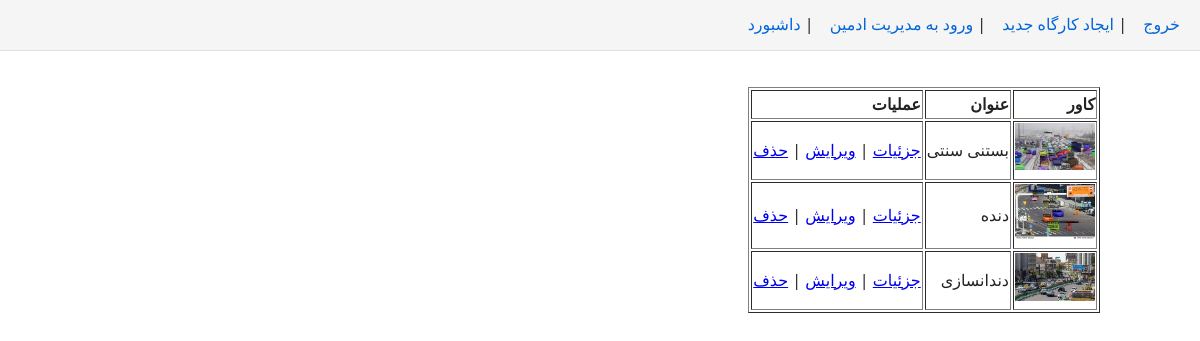
Before: /dashboard/ (signed in) with the older database file.
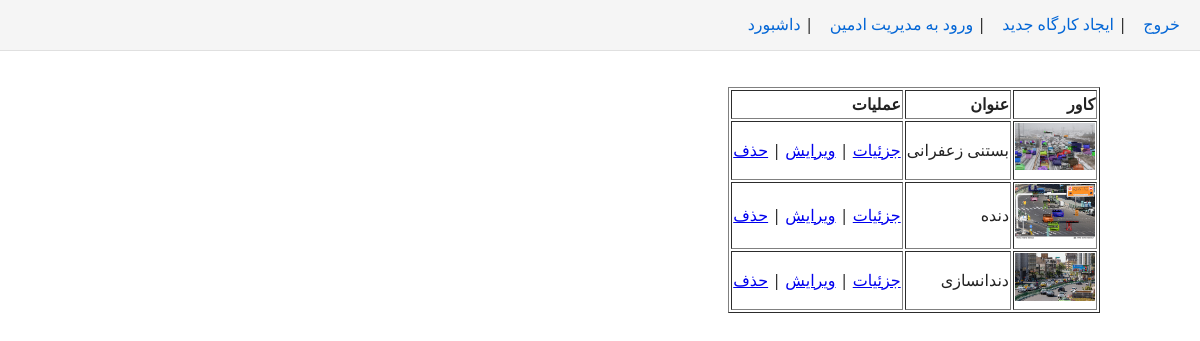
After: the same page with the newer database file.
### workshops/models.py (models this page shows, shortened)
class Workshop(models.Model):
    owner = models.ForeignKey(User, on_delete=models.CASCADE, related_name='workshops')
    name = models.CharField(max_length=255, verbose_name="نام کارگاه")
    description = models.TextField(verbose_name="توضیحات")
    cover_image = models.ImageField(upload_to='workshops/', null=True, blank=True)
    representative = models.CharField(max_length=255, verbose_name="نمایندگی")
    phone = models.CharField(max_length=20, verbose_name="شماره تماس")
    location = models.CharField(max_length=255, verbose_name="موقعیت کارگاه")
    product_type = models.CharField(max_length=255, verbose_name="نوع محصول")
    investment_needed = models.DecimalField(max_digits=12, decimal_places=2, verbose_name="سرمایه مورد نیاز")
    funded_percentage = models.DecimalField(max_digits=5, decimal_places=2, verbose_name="درصد تأمین شده", default=0)
    profit_percentage = models.DecimalField(max_digits=5, decimal_places=2, verbose_name="درصد سود")
    duration_months = models.IntegerField(verbose_name="مدت قرارداد (ماه)")
    contract_details = models.TextField(verbose_name="جزئیات قرارداد")

### backend/urls.py (the view)
# urls.py: path('dashboard/', dashboard_view, name='dashboard'),
@login_required
def dashboard_view(request):
    workshops = Workshop.objects.all()
    return render(request, 'dashboard.html', {'workshops': workshops})

### templates/dashboard.html (shortened to what this page needs)
{% extends "base.html" %}
{% block content %}
<table border="1">
    <thead>
        <tr>
            <th>کاور</th>
            <th>عنوان</th>
            <th>عملیات</th>
        </tr>
    </thead>
    <tbody>
        {% for workshop in workshops %}
        <tr>
            <td>
                {% if workshop.cover_image %}
                    <img src="{{ workshop.cover_image.url }}" width="80">
                {% else %}
                    بدون تصویر
                {% endif %}
            </td>
            <td>{{ workshop.name }}</td>
            <td>
                <a href="{% url 'workshop_detail' workshop.pk %}">جزئیات</a> |
                <a href="{% url 'workshop_edit' workshop.pk %}">ویرایش</a> |
                <a href="{% url 'workshop_delete' workshop.pk %}">حذف</a>
            </td>
        </tr>
        {% empty %}
        <tr><td colspan="3">هیچ کارگاهی وجود ندارد.</td></tr>
        {% endfor %}
    </tbody>
</table>
{% endblock %}

### templates/base.html (shortened to what this page needs)
<!DOCTYPE html>
<html lang="fa">
<head>
</head>
<body>
    <header>
        <nav>
            <a href="{% url 'logout' %}">خروج</a> |
            <a href="{% url 'workshop_create' %}">ایجاد کارگاه جدید</a> |
            <a href="/admin/">ورود به مدیریت ادمین</a> |
            <a href="{% url 'dashboard' %}">داشبورد</a>
        </nav>
    </header>
    <main class="container">
        {% block content %}{% endblock %}
    </main>
</body>
</html>

### templates/base.html (style rules this page uses)
:root { --main-font: "Vazir", "Tahoma", "Segoe UI", sans-serif; }
html, body { direction: rtl; text-align: right; font-family: var(--main-font); margin: 0; padding: 0; background: #fff; color: #222; line-height: 1.6; }
header { padding: 12px 20px; background: #f5f5f5; border-bottom: 1px solid #e0e0e0; }
nav a { margin-left: 12px; color: #0366d6; text-decoration: none; }
main { max-width: 1000px; margin: 20px auto; padding: 16px; }
.container { direction: rtl; text-align: right; }

Changed rows visible on the page:
changed Workshop: name "بستنی سنتی" → "بستنی زعفرانی"
